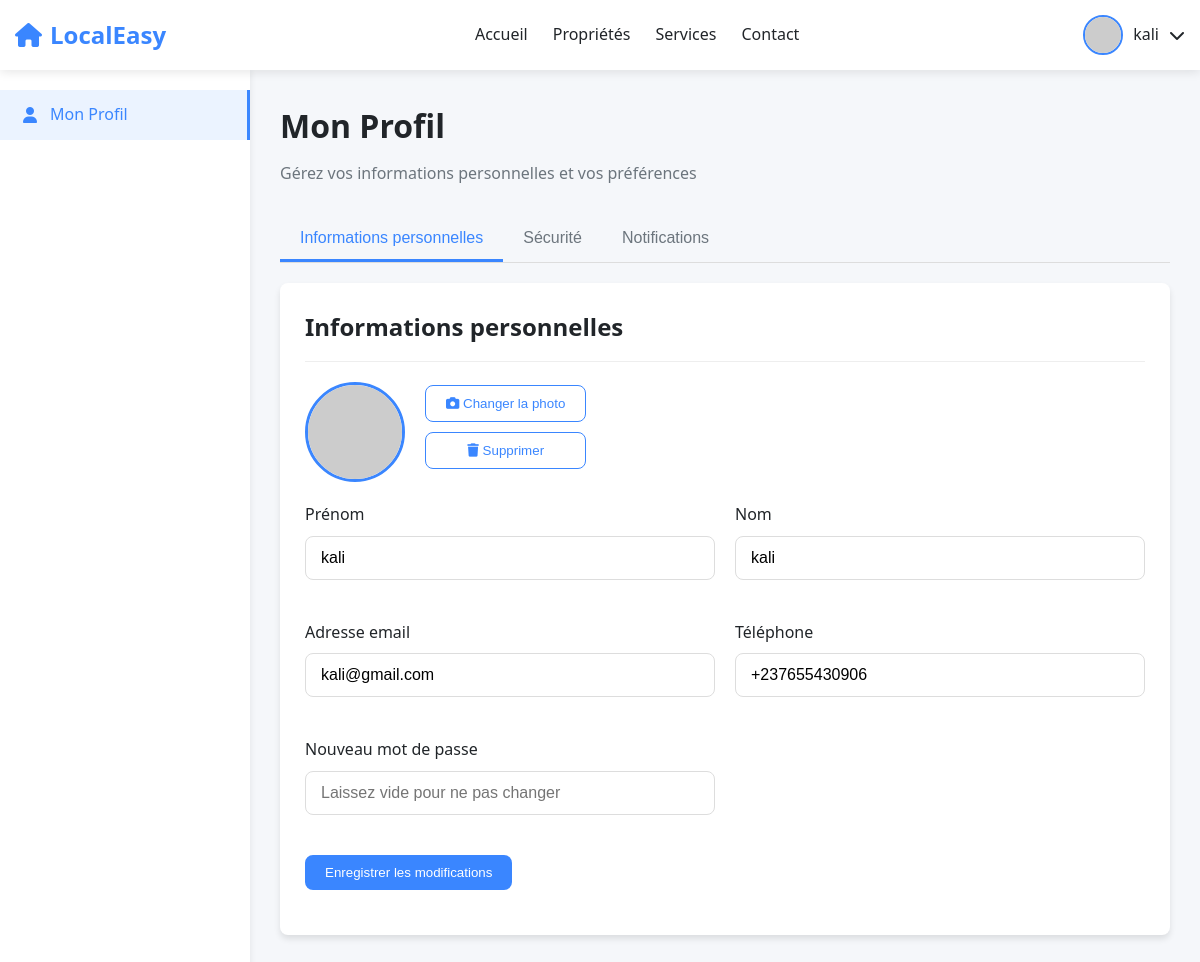
/bailleur/page_bailleur_profile/ (signed in), run on an earlier commit of the app's database.
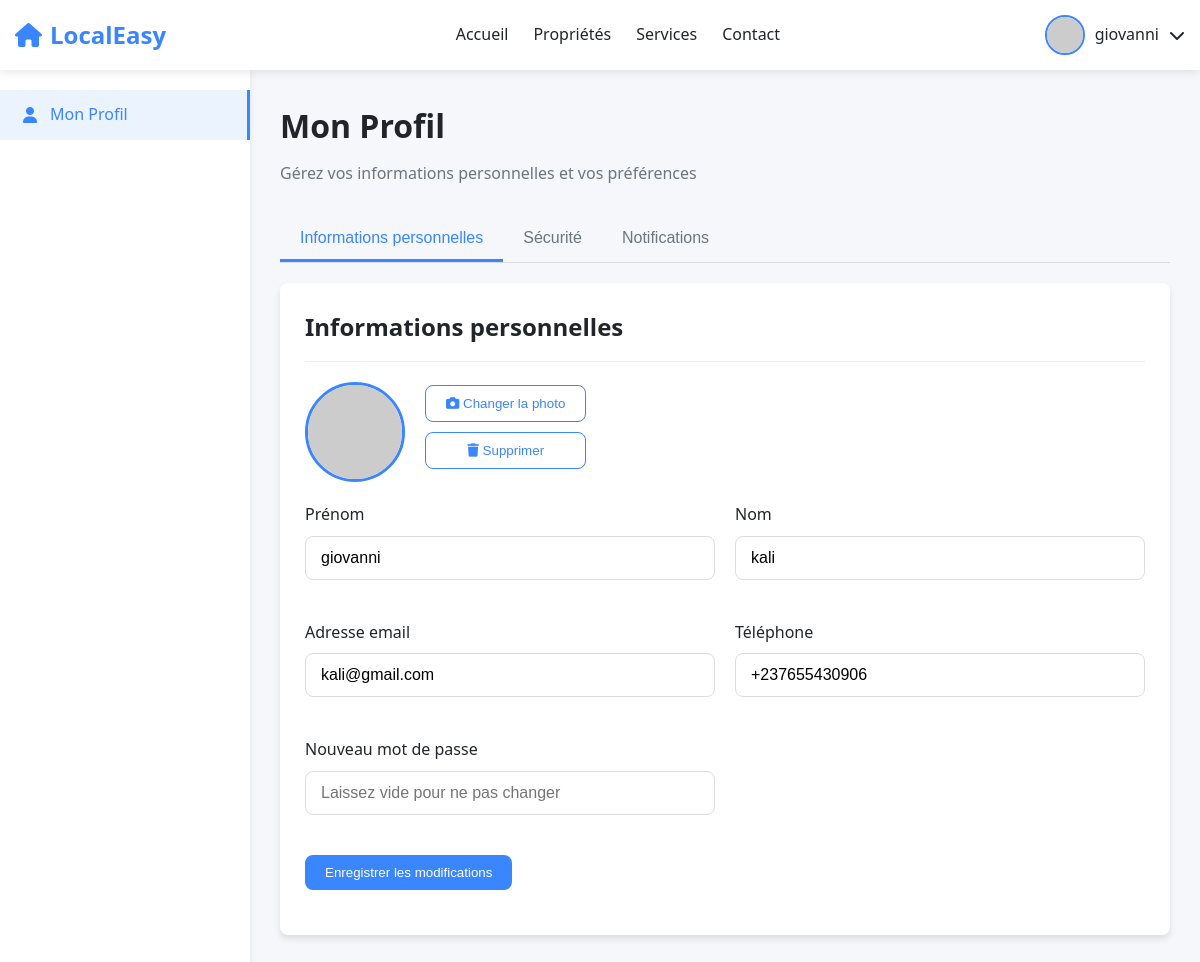
And on a later commit of the database.
### bd/models.py (models this page shows)
class Utilisateur(AbstractUser):
    class RoleUtilisateur(models.TextChoices):
        ADMIN = 'ADMIN', 'Administrateur'
        BAILLEUR = 'BAILLEUR', 'Bailleur'
        CLIENT = 'CLIENT', 'Client'
    role = models.CharField(max_length=20, choices=RoleUtilisateur.choices)
    telephone = models.CharField(max_length=20, unique=True)
    adresse = models.TextField(blank=True)
    date_inscription = models.DateTimeField(auto_now_add=True)
    class Meta:
        db_table = 'utilisateur'

### bailleur/views.py (the view)
# urls.py: path('page_bailleur_profile/',views.page_profil_bailleur,name="page_bailleur_profile"),
@login_required(login_url="login_user")
def page_profil_bailleur(request):
    return render(request,'page_bailleur/profil_bailleur.html')

### bailleur/Templates/page_bailleur/profil_bailleur.html (shortened to what the changed rows need)
<!DOCTYPE html>
{% load static %}
<html lang="fr">
<head>
    <link rel="stylesheet" href="https://cdnjs.cloudflare.com/ajax/libs/font-awesome/6.4.0/css/all.min.css">
    <link rel="stylesheet" href="{% static 'css/messages.css' %}">
</head>
<body>
    <header id="header">
        <div class="container">
            <nav class="navbar">
                <div class="nav-actions">
                    <div class="user-menu">
                        <div class="user-avatar">
                            <img src="https://randomuser.me/api/portraits/men/32.jpg" alt="Thomas Martin">
                        </div>
                        <span class="user-name">{{request.user.first_name}}</span>
                        <i class="fas fa-chevron-down"></i>
                    </div>
                </div>
            </nav>
        </div>
    </header>
    <div class="dashboard">
        <div class="main-content">
            <div id="profile" class="dashboard-section">
                <div class="dashboard-header">
                    <h1>Mon Profil</h1>
                </div>
                <div id="personal-tab" class="profile-section active">
                    <div class="section">
                        <div class="section-header">
                            <h2 class="section-title">Informations personnelles</h2>
                        </div>
                        <form class="profile-form" method="POST" action="{% url 'profile' %}">
    <div class="form-group">
        <label for="firstName">Prénom</label>
        <input type="text" id="firstName" class="form-control" name="firstName" value="{{ user.first_name }}">
    </div>
    <div class="form-group">
        <label for="lastName">Nom</label>
        <input type="text" id="lastName" class="form-control" name="lastName" value="{{ user.last_name }}">
    </div>
    <div class="form-group">
        <label for="email">Adresse email</label>
        <input type="email" id="email" class="form-control" name="email" value="{{ user.email }}">
    </div>
    <div class="form-group">
        <label for="phone">Téléphone</label>
        <input type="tel" id="phone" class="form-control" name="phone" value="{{ user.telephone }}">
    </div>
</form>
                    </div>
                </div>
            </div>
        </div>
    </div>
</body>
</html>

What changed in the data, as far as the page shows it:
changed Utilisateur "kali": user.first_name "kali" → "giovanni"; firstName "kali" → "giovanni"
